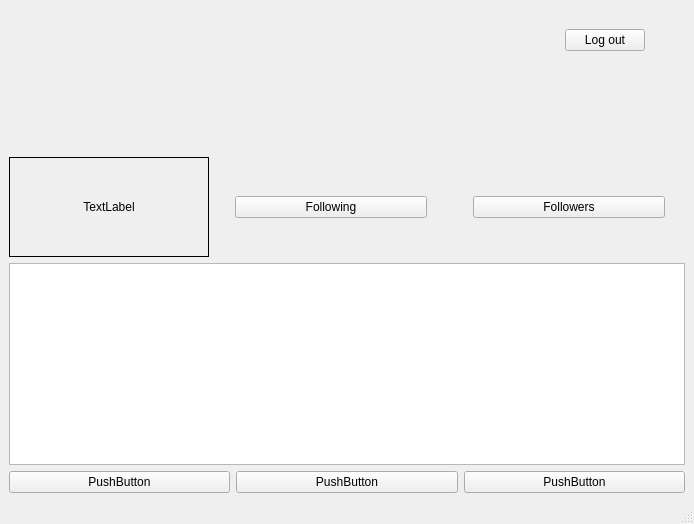
<?xml version="1.0" encoding="UTF-8"?>
<ui version="4.0">
 <class>HomeScreen</class>
 <widget class="QMainWindow" name="HomeScreen">
  <property name="geometry">
   <rect>
    <x>0</x>
    <y>0</y>
    <width>694</width>
    <height>524</height>
   </rect>
  </property>
  <property name="windowTitle">
   <string>MainWindow</string>
  </property>
  <widget class="QWidget" name="centralwidget">
   <layout class="QGridLayout" name="gridLayout_2">
    <item row="0" column="0">
     <layout class="QGridLayout" name="gridLayout">
      <item row="0" column="0">
       <layout class="QVBoxLayout" name="verticalLayout_3">
        <item>
         <layout class="QHBoxLayout" name="horizontalLayout_8">
          <property name="topMargin">
           <number>20</number>
          </property>
          <property name="bottomMargin">
           <number>100</number>
          </property>
          <item>
           <spacer name="horizontalSpacer">
            <property name="orientation">
             <enum>Qt::Orientation::Horizontal</enum>
            </property>
            <property name="sizeType">
             <enum>QSizePolicy::Policy::Expanding</enum>
            </property>
            <property name="sizeHint" stdset="0">
             <size>
              <width>40</width>
              <height>20</height>
             </size>
            </property>
           </spacer>
          </item>
          <item>
           <widget class="QPushButton" name="LogOut">
            <property name="minimumSize">
             <size>
              <width>0</width>
              <height>20</height>
             </size>
            </property>
            <property name="text">
             <string>Log out</string>
            </property>
           </widget>
          </item>
          <item>
           <spacer name="horizontalSpacer_2">
            <property name="orientation">
             <enum>Qt::Orientation::Horizontal</enum>
            </property>
            <property name="sizeType">
             <enum>QSizePolicy::Policy::Minimum</enum>
            </property>
            <property name="sizeHint" stdset="0">
             <size>
              <width>40</width>
              <height>20</height>
             </size>
            </property>
           </spacer>
          </item>
         </layout>
        </item>
        <item>
         <layout class="QHBoxLayout" name="horizontalLayout_7">
          <item>
           <widget class="QLabel" name="Profile">
            <property name="minimumSize">
             <size>
              <width>0</width>
              <height>100</height>
             </size>
            </property>
            <property name="maximumSize">
             <size>
              <width>200</width>
              <height>500</height>
             </size>
            </property>
            <property name="frameShape">
             <enum>QFrame::Shape::Box</enum>
            </property>
            <property name="text">
             <string>TextLabel</string>
            </property>
            <property name="alignment">
             <set>Qt::AlignmentFlag::AlignCenter</set>
            </property>
           </widget>
          </item>
          <item>
           <layout class="QHBoxLayout" name="horizontalLayout_9">
            <property name="leftMargin">
             <number>20</number>
            </property>
            <property name="rightMargin">
             <number>20</number>
            </property>
            <item>
             <widget class="QPushButton" name="Following">
              <property name="text">
               <string>Following</string>
              </property>
             </widget>
            </item>
            <item>
             <spacer name="horizontalSpacer_3">
              <property name="orientation">
               <enum>Qt::Orientation::Horizontal</enum>
              </property>
              <property name="sizeType">
               <enum>QSizePolicy::Policy::Ignored</enum>
              </property>
              <property name="sizeHint" stdset="0">
               <size>
                <width>40</width>
                <height>20</height>
               </size>
              </property>
             </spacer>
            </item>
            <item>
             <widget class="QPushButton" name="Followers">
              <property name="text">
               <string>Followers</string>
              </property>
             </widget>
            </item>
           </layout>
          </item>
         </layout>
        </item>
        <item>
         <layout class="QVBoxLayout" name="verticalLayout_5">
          <item>
           <widget class="QListView" name="listView"/>
          </item>
          <item>
           <layout class="QHBoxLayout" name="horizontalLayout_5">
            <item>
             <widget class="QPushButton" name="pushButton_3">
              <property name="text">
               <string>PushButton</string>
              </property>
             </widget>
            </item>
            <item>
             <widget class="QPushButton" name="pushButton_2">
              <property name="text">
               <string>PushButton</string>
              </property>
             </widget>
            </item>
            <item>
             <widget class="QPushButton" name="pushButton">
              <property name="text">
               <string>PushButton</string>
              </property>
             </widget>
            </item>
           </layout>
          </item>
         </layout>
        </item>
       </layout>
      </item>
     </layout>
    </item>
   </layout>
  </widget>
  <widget class="QMenuBar" name="menubar">
   <property name="geometry">
    <rect>
     <x>0</x>
     <y>0</y>
     <width>694</width>
     <height>18</height>
    </rect>
   </property>
  </widget>
  <widget class="QStatusBar" name="statusbar"/>
 </widget>
 <resources/>
 <connections/>
</ui>
